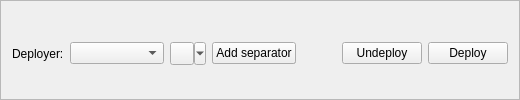
             <widget class="QFrame" name="frame_4">
              <property name="frameShape">
               <enum>QFrame::Shape::StyledPanel</enum>
              </property>
              <property name="frameShadow">
               <enum>QFrame::Shadow::Plain</enum>
              </property>
              <layout class="QGridLayout" name="gridLayout_6">
               <property name="topMargin">
                <number>9</number>
               </property>
               <property name="bottomMargin">
                <number>2</number>
               </property>
               <item row="0" column="0">
                <widget class="QLabel" name="label_2">
                 <property name="text">
                  <string>Deployer:</string>
                 </property>
                </widget>
               </item>
               <item row="0" column="3">
                <widget class="QPushButton" name="reset_filter_button">
                 <property name="font">
                  <font>
                   <pointsize>8</pointsize>
                   <kerning>true</kerning>
                  </font>
                 </property>
                 <property name="toolTip">
                  <string>Reset Conflicts Filter</string>
                 </property>
                 <property name="layoutDirection">
                  <enum>Qt::LayoutDirection::LeftToRight</enum>
                 </property>
                 <property name="autoFillBackground">
                  <bool>false</bool>
                 </property>
                 <property name="text">
                  <string>Reset Conflicts</string>
                 </property>
                 <property name="flat">
                  <bool>false</bool>
                 </property>
                </widget>
               </item>
               <item row="0" column="1">
                <widget class="QComboBox" name="deployer_selection_box">
                 <property name="sizeAdjustPolicy">
                  <enum>QComboBox::SizeAdjustPolicy::AdjustToContents</enum>
                 </property>
                 <property name="minimumContentsLength">
                  <number>8</number>
                 </property>
                </widget>
               </item>
               <item row="0" column="2">
                <widget class="QToolButton" name="deployer_tool_button">
                 <property name="text">
                  <string/>
                 </property>
                 <property name="popupMode">
                  <enum>QToolButton::ToolButtonPopupMode::MenuButtonPopup</enum>
                 </property>
                </widget>
               </item>
               <item row="0" column="3">
                <widget class="QPushButton" name="deployer_add_separator_button">
                 <property name="toolTip">
                  <string>Add a category or separator to this deployer</string>
                 </property>
                 <property name="text">
                  <string>Add separator</string>
                 </property>
                </widget>
               </item>
               <item row="0" column="6">
                <widget class="QPushButton" name="deploy_button">
                 <property name="toolTip">
                  <string>Deploy mods for all deployers</string>
                 </property>
                 <property name="text">
                  <string>Deploy</string>
                 </property>
                </widget>
               </item>
               <item row="0" column="4">
                <spacer name="horizontalSpacer">
                 <property name="orientation">
                  <enum>Qt::Orientation::Horizontal</enum>
                 </property>
                 <property name="sizeHint" stdset="0">
                  <size>
                   <width>40</width>
                   <height>20</height>
                  </size>
                 </property>
                </spacer>
               </item>
               <item row="0" column="5">
                <widget class="QPushButton" name="undeploy_button">
                 <property name="toolTip">
                  <string>Revert mod deployment</string>
                 </property>
                 <property name="text">
                  <string>Undeploy</string>
                 </property>
                </widget>
               </item>
              </layout>
             </widget>
